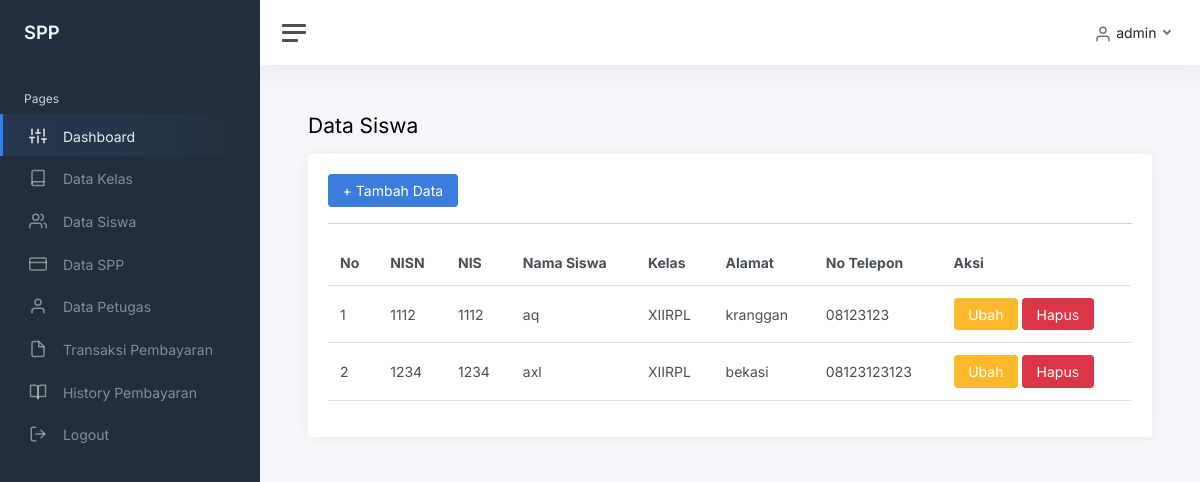
Page /index.php?page=siswa (signed in) on the committed database.
### tables this page shows
CREATE TABLE `siswa` (
  `nisn` char(10) NOT NULL,
  `nis` char(8) DEFAULT NULL,
  `nama` varchar(35) DEFAULT NULL,
  `id_kelas` int(11) DEFAULT NULL,
  `alamat` text,
  `no_telepon` varchar(13) DEFAULT NULL,
  `password` varchar(32) DEFAULT NULL
);

CREATE TABLE `kelas` (
  `id_kelas` int(11) NOT NULL,
  `nama_kelas` varchar(10) DEFAULT NULL,
  `kompetensi_keahlian` varchar(50) DEFAULT NULL
);

### siswa.php (the view)
<h1 class="h3 mb-3">Data Siswa</h1>
    <div class="row">
        <div class="col-12">
            <div class="card">
                <div class="card-body">
                    <a href="?page=siswa_tambah" class="btn btn-primary">+ Tambah Data</a><hr>
                    <table class="table">
                        <tr>
                            <th>No</th>
                            <th>NISN</th>
                            <th>NIS</th>
                            <th>Nama Siswa</th>
                            <th>Kelas</th>
                            <th>Alamat</th>
                            <th>No Telepon</th>
                            <th>Aksi</th>
                        </tr>
                            <?php
                            $i=1;
                            $query = mysqli_query($koneksi, "SELECT * FROM siswa LEFT JOIN kelas ON siswa.id_kelas=kelas.id_kelas");
                            while ($data = mysqli_fetch_array($query)) {
                                ?>
                                <tr>
                                    <td><?php echo $i; ?></td>
                                    <td><?php echo $data['nisn']; ?></td>
                                    <td><?php echo $data['nis']; ?></td>
                                    <td><?php echo $data['nama']; ?></td>
                                    <td><?php echo $data['nama_kelas']; ?></td>
                                    <td><?php echo $data['alamat']; ?></td>
                                    <td><?php echo $data['no_telepon']; ?></td>
                                    <td>
                                        <a href="?page=siswa_ubah&id=<?php echo $data['nisn'];?>" class="btn btn-warning">Ubah</a>
                                        <a href="?page=siswa_hapus&id=<?php echo $data['nisn'];?>" class="btn btn-danger">Hapus</a>
                                    </td>
                                </tr>
                                <?php
                                $i++;
                            }
                            ?>
                    </table>
                </div>
            </div>
        </div>
    </div>

### rows in the picture
siswa: nisn "1112", nis "1112", nama "aq", id_kelas.nama_kelas "XIIRPL", alamat "kranggan", no_telepon "08123123"
siswa: nisn "1234", nis "1234", nama "axl", id_kelas.nama_kelas "XIIRPL", alamat "bekasi", no_telepon "08123123123"

### other values in the picture
$_SESSION['user']['nama_petugas'] "admin"
